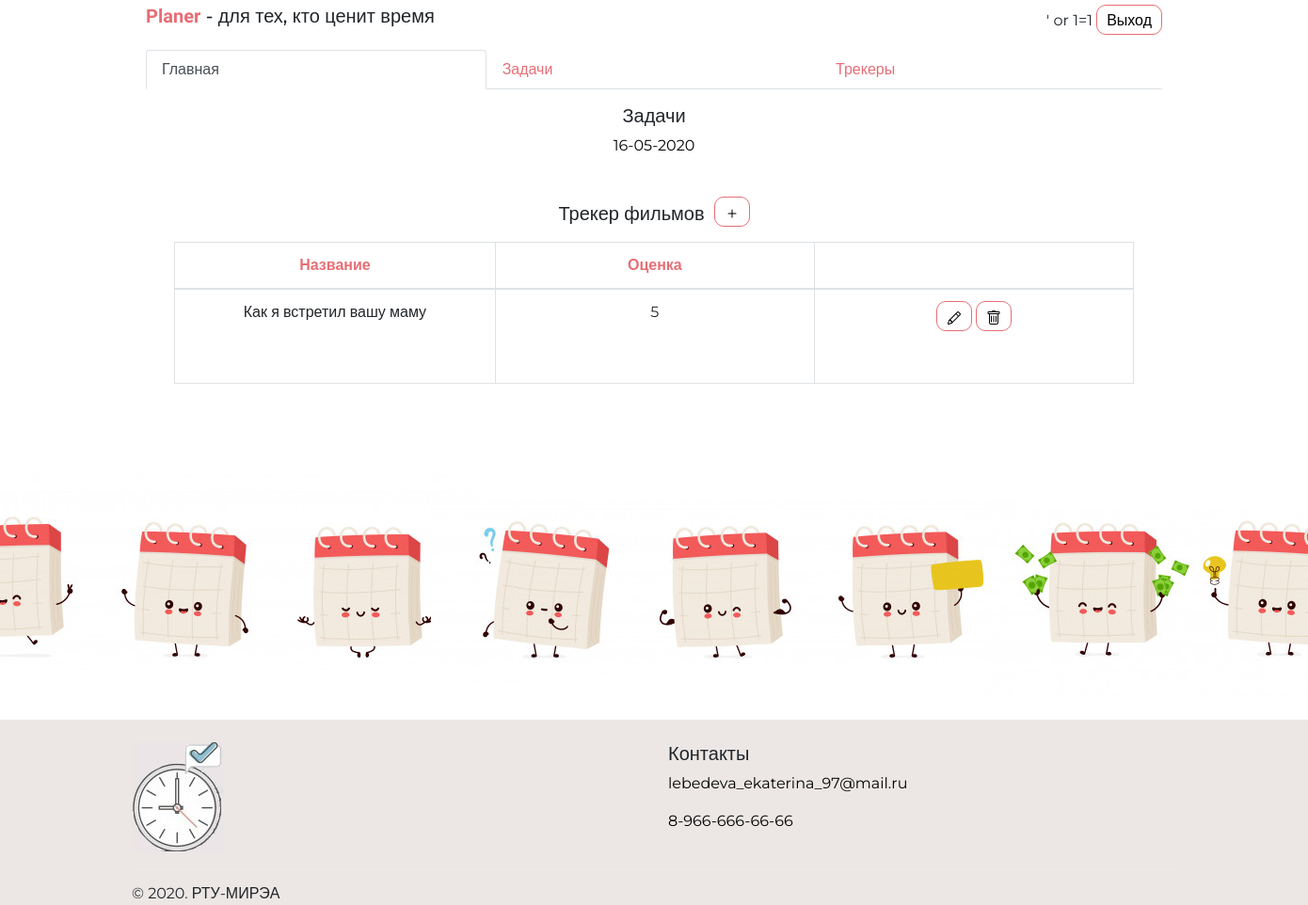
Page /index (signed in) on the committed database.
### data/user.py (models this page shows, shortened)
class User(SqlAlchemyBase, UserMixin):
    __tablename__ = 'user'
    id_user = sa.Column(sa.Integer, primary_key=True, autoincrement=True)
    name = sa.Column(sa.String, nullable=True)
    surname = sa.Column(sa.String, nullable=True)
    login = sa.Column(sa.String, index=True, unique=True, nullable=True)
    hashed_password = sa.Column(sa.String, nullable=True)
    tasks = orm.relation('Tasks', back_populates='user')
    water_tracker = orm.relation('Water_tracker', back_populates='user')
    films_tracker = orm.relation('Films_tracker', back_populates='user')
    books_tracker = orm.relation('Books_tracker', back_populates='user')

### data/films_tracker.py (models this page shows)
class Films_tracker(SqlAlchemyBase):
    __tablename__ = 'films_tracker'
    id_films_tracker = sa.Column(sa.Integer, primary_key=True, autoincrement=True)
    name = sa.Column(sa.String)
    evaluation = sa.Column(sa.Integer)
    id_user = sa.Column(sa.Integer, sa.ForeignKey('user.id_user'))
    user = orm.relation('User')

### server.py (the view)
@app.route('/', methods=['GET', 'POST'])
@app.route('/index', methods=['GET', 'POST'])
def index():
    if current_user.is_authenticated:
        count_book, count_film = 0, 0
        session = db_session.create_session()
        date_task = NOW
        NAME_TRACK_BOOKS = ('Название', 'Автор', 'Краткое описание', 'Дата начала', 'Дата окончания', 'Оценка')
        NAME_TRACK_FILMS = ('Название', 'Оценка')
        tasks = session.query(models.tasks.Tasks) \
            .filter(models.tasks.Tasks.data == date_task, models.tasks.Tasks.user == current_user) \
            .order_by(models.tasks.Tasks.start_time)
        books = session.query(models.books_tracker.Books_tracker) \
            .filter(models.books_tracker.Books_tracker.user == current_user) \
            .order_by(models.books_tracker.Books_tracker.start_date)
        films = session.query(models.films_tracker.Films_tracker) \
            .filter(models.films_tracker.Films_tracker.user == current_user)
        for _ in books:
            count_book = 1
            break
        for _ in films:
            count_film = 1
            break
        return render_template('index.html', title='Planer', tasks=tasks, books=books, films=films,
                               name_track_books=NAME_TRACK_BOOKS, name_track_films=NAME_TRACK_FILMS,
                               data=date_task, count_book=count_book, count_film=count_film)
    return render_template('index.html', title='Planer')

### data/db_session.py (called while the page is built)
def create_session() -> Session:
    global __factory
    return __factory()

### server.py (called while the page is built)
@login_manager.user_loader
def load_user(user_id):
    session = db_session.create_session()
    return session.query(models.user.User).get(user_id)

### templates/index.html (shortened to what this page needs)
{%extends"base2.html"%}
{% block content %}
{%if current_user.is_authenticated %}
<div class="row" style="margin-top: 1rem">
            <div class="col-lg-12">
                <ul class="nav nav-tabs nav-fill">
                    <li class="nav-item">
                        <a class="nav-link active navbar" href="/">Главная</a>
                    </li>
                    <li class="nav-item">
                        <a class="nav-link navbar" href="/alltasks/{{ data }}">Задачи</a>
                    </li>
                    <li class="nav-item">
                        <a class="nav-link navbar" href="/trackers">Трекеры</a>
                    </li>
                </ul>
            </div>
        </div>
        <div class="col-lg-12">
            <h5 style="margin-top: 1rem; text-align: center">Задачи</h5>
            <div  style="text-align: center"><a href="/tasks/index/{{ data }}" class = "tabl">{{ data }}</a></div>
        </div>
<div class="col-lg-12" style="margin-top: 1rem">
    {% if count_film %}
        <div class="row  justify-content-center">
            <h5 style="margin-top: 1rem; text-align: center; float: left">Трекер фильмов</h5>
            <a href="/add_film_tracker" class="c" style="margin-bottom: 1rem; margin-top: 10px;margin-left: 10px">
                <span style="font-family: Quicksand, sans-serif;">
                </span>
            </a>
        </div>
        <div class="col-lg-12 animate__animated animate__pulse">
            <table class="table table-bordered">
                <thead>
                    <tr>
                        {%for item in name_track_films%}
                            <th scope="col">
                                {{ item }} <br>
                            </th>
                        {% endfor %}
                        <th></th>
                    </tr>
                </thead>
                <tbody>
                {%for item in films %}
                    <tr>
                        <td style="text-align: center">
                            {{ item.name }}
                        </td>
                        <td style="text-align: center">
                            {{ item.evaluation }}
                        </td>
                        <td style="text-align: center">
                            <a href="/change_film_tracker/{{item.id_films_tracker}}" class="c">
                                <span style="font-family: Quicksand, sans-serif;">
                                </span>
                            </a>
                            <a href="/delete_film_tracker/{{item.id_films_tracker}}" class="c" style="margin-bottom: 2px">
                                <span style="font-family: Quicksand, sans-serif;">
                                </span>
                            </a>
                        </td>
                    </tr>
                {% endfor %}
                </tbody>
            </table>
        </div>
    {% endif %}
</div>
{% endif %}
{% endblock %}

### templates/base2.html (shortened to what this page needs)
<!DOCTYPE html>
<html lang="en">
<head>
    <link rel="stylesheet" href="https://cdnjs.cloudflare.com/ajax/libs/animate.css/4.0.0/animate.min.css"/>
    <link rel="stylesheet" href="https://stackpath.bootstrapcdn.com/bootstrap/4.4.1/css/bootstrap.min.css">
    <link rel="stylesheet" type="text/css" href="{{ url_for('static', filename='css/style.css') }}" />
    <link rel="stylesheet" type="text/css" href="{{ url_for('static', filename='css/daterangepicker.css') }}" />
</head>
<body>
{%if current_user.is_authenticated %}
    <div class="container">
        <div class="col-lg-12" style="margin-top: 5px">
            <h5  class = "logo"><b><a href="/" class = "color">Planer</a></b> - для тех, кто ценит время</h5>
            <div style="text-align: right">
                {{ current_user.name }}
                <a href="/logout" class="c"><span style="font-family: Quicksand, sans-serif;">Выход</span></a>
            </div>
        </div>
        <main role="main" class="container">
            {% block content %}{% endblock %}
        </main>
        <div style="margin-top: 6rem; margin-left: -16rem">
            <img src="{{ url_for('static', filename='img/calendars.png') }}" alt="альтернативный текст">
        </div>
    </div>
{% endif %}
    <footer class="page-footer justify-content-center pt-4" style="background-color: #ece7e5;">
          <div class="container text-center text-md-left">
            <div class="row justify-content-center">
              <div class="col-xs-12 col-lg-6">
                <img src="{{ url_for('static', filename='img/clock.jpg') }}" alt="альтернативный текст">
              </div>
              <div class="col-xs-12 col-lg-6">
                <h5>Контакты</h5>
                <ul style="list-style-type:none;padding: 0;">
                  <li>
                    <p><a style="color:#000000" href="mailto:#">lebedeva_ekaterina_97@mail.ru</a></p>
                  </li>
                  <li>
                    <p><a style="color:#000000" href="tel:#">8-966-666-66-66</a></p>
                  </li>
                </ul>
              </div>
              <div class="col-xs-12 col-lg-12">
                  <hr style="background-color: #ffffff;">© 2020. РТУ-МИРЭА
              </div>
            </div>
          </div>
    </footer>
</body>
</html>

### static/css/style.css (style rules this page uses)
body { font-family: 'Montserrat', sans-serif; }
a.c { border: 1px solid #e66e76; display: inline-block; padding: 3px 10px; text-decoration: none; border-radius: 10px; color: #000; font-family: 'Quicksand', sans-serif; }
a.tabl { color: #000; }
.color { color: #e66e76; text-decoration: none; font-family: 'Quicksand', sans-serif; font-family: 'Modak', cursive; font-family: 'Indie Flower', cursive; }
.logo { float: left; width: 50%; }
a.navbar { color: #e66e76; }
th { color: #e66e76; text-align: center; width: 100px; }
td { width: 100px; height: 100px; }

### rows in the picture
User: name "' or 1=1"
Films_tracker: name "Как я встретил вашу маму", evaluation "5"

### other values in the picture
{{ data }} "16-05-2020"
{{ item }} "Название" "Оценка"
